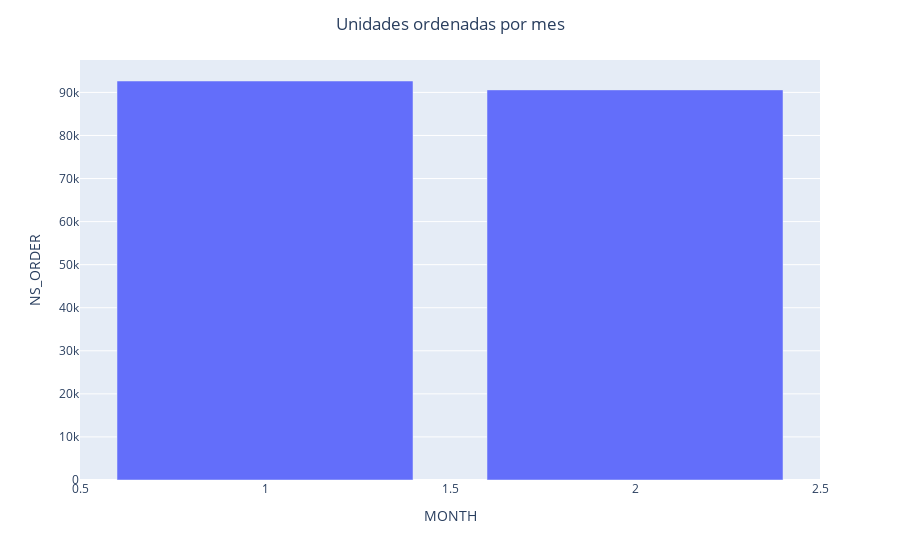

Notebook cell for this chart:
### Code cell
# Crear gráfico de barras
fig = px.bar(df_monthly_summary, x='MONTH', y='NS_ORDER', )
fig.update_layout(
    title_text='Unidades ordenadas por mes',
    title_x = 0.5
)
fig.show()

### Figure 1 — Plotly figure (JSON) as saved in the notebook; plotly's stock layout.template omitted (floating-point values rounded to 4 significant figures)
{"data": [{"alignmentgroup": "True", "hovertemplate": "MONTH=%{x}<br>NS_ORDER=%{y}<extra></extra>", "legendgroup": "", "marker": {"color": "#636efa", "pattern": {"shape": ""}}, "name": "", "offsetgroup": "", "orientation": "v", "showlegend": false, "textposition": "auto", "type": "bar", "x": [1, 2], "xaxis": "x", "y": [92649, 90586], "yaxis": "y"}], "layout": {"barmode": "relative", "legend": {"tracegroupgap": 0}, "margin": {"t": 60}, "title": {"text": "Unidades ordenadas por mes", "x": 0.5}, "xaxis": {"anchor": "y", "domain": [0, 1], "title": {"text": "MONTH"}}, "yaxis": {"anchor": "x", "domain": [0, 1], "title": {"text": "NS_ORDER"}}}}
